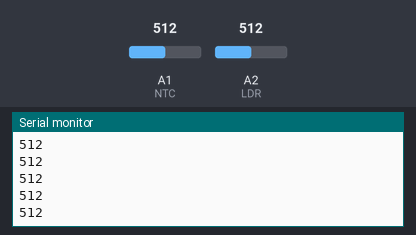
Recording of a sketch running on a simulated Arduino Uno, built with avr-gcc and run on an emulated ATmega328P. On the bench: the last lines printed to the serial monitor. The inputs (shaded band) are chosen by the test bench; at power-on: A1 (NTC) = 512, A2 (LDR) = 512.

Above: at 1.2 s.
1.3 s: A1 (NTC) set to 716
At 2.4 s:
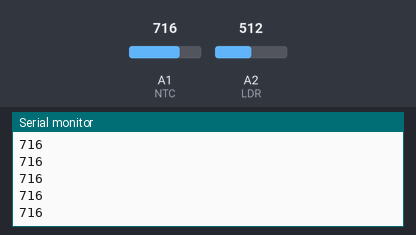
2.8 s: A1 (NTC) set to 900
At 3.7 s:
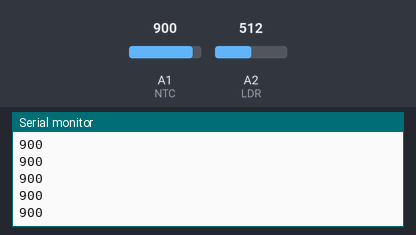
Timing chart, 0 to 5.8 s (numbered marks = the images above; inputs shaded):
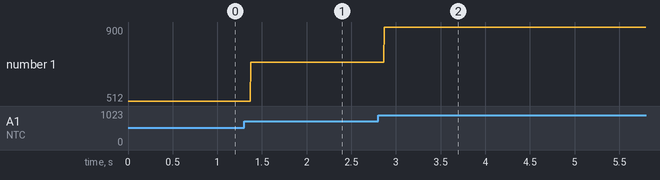

The sketch:

LDR___NTC.ino
```cpp
const int BUZZER = 3;
const int LED1R = 4;
const int LED2G = 5;
const int LED3B = 6;
const int LED4Y = 7;
const int KEY1 = 8;
const int KEY2 = 9;
const int NTC = A1;
const int LDR = A2;
const int UPPER_TH = 460;
const int LOWER_TH = 450;
int light;
int temp;

//signal between 0V - 5V = 0-1023 valued
//more light - more resistance - higher value read

//temp is between 0 and 40 degrees (roughly), usually in room temp its around 410-480
void setup() {
  // put your setup code here, to run once:
  pinMode(NTC, INPUT);
  pinMode(LDR, INPUT);
  Serial.begin(9600);

}

void loop() {
  // put your main code here, to run repeatedly:

light = analogRead(LDR);
temp = analogRead(NTC);


/*if(light <= 341)
{
  Serial.print("dark - ");
  Serial.println(light);
} else if (light >341 && light <= 900)
{
  Serial.print("daylight - ");
  Serial.println(light);
} else if ( light > 900)
{
  Serial.print("highlight - ");
  Serial.println(light);
}*/


Serial.println(temp);

if(temp < UPPER_TH)
  {
    //heather off
    digitalWrite(LED1R, LOW);
    Serial.println(temp);
  }
  if(temp > LOWER_TH)
  {
    //heather on
    digitalWrite(LED1R, HIGH);
    Serial.println(temp);
  }


}
```

Measured:
- after the input at 1.3 s, the serial monitor: prints a new line after 0.07 s (image 1)
- after the input at 2.8 s, the serial monitor: prints a new line after 0.07 s (image 2)
- plotted number 1: 512 → 716 after the input at 1.3 s, 716 → 900 after the input at 2.8 s
